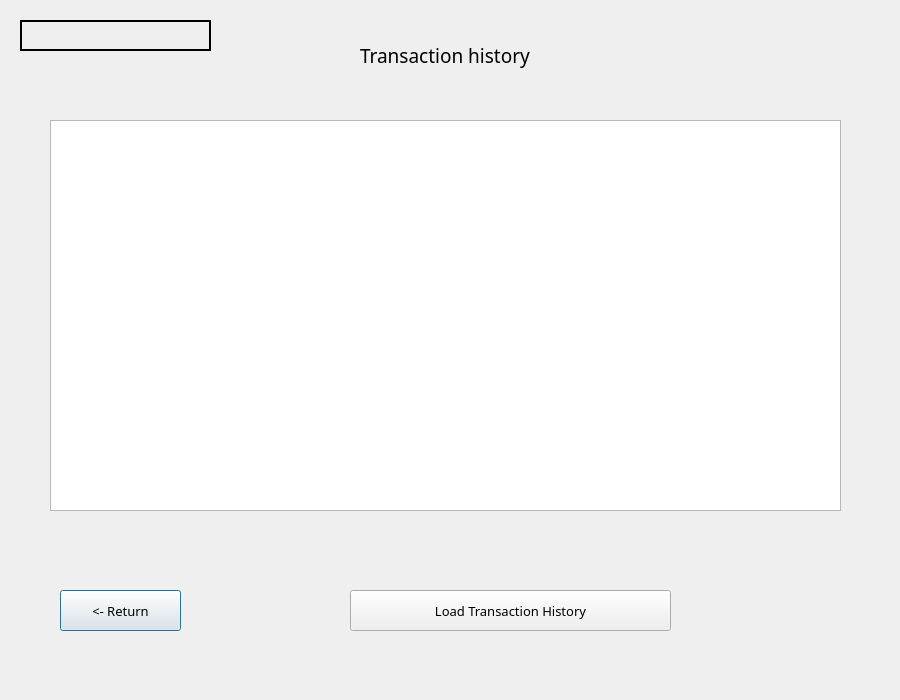
<?xml version="1.0" encoding="UTF-8"?>
<ui version="4.0">
 <class>TransactionHistoryWindow</class>
 <widget class="QDialog" name="TransactionHistoryWindow">
  <property name="geometry">
   <rect>
    <x>0</x>
    <y>0</y>
    <width>900</width>
    <height>700</height>
   </rect>
  </property>
  <property name="minimumSize">
   <size>
    <width>900</width>
    <height>700</height>
   </size>
  </property>
  <property name="maximumSize">
   <size>
    <width>900</width>
    <height>700</height>
   </size>
  </property>
  <property name="baseSize">
   <size>
    <width>900</width>
    <height>700</height>
   </size>
  </property>
  <property name="windowTitle">
   <string>Dialog</string>
  </property>
  <widget class="QLabel" name="user">
   <property name="geometry">
    <rect>
     <x>20</x>
     <y>20</y>
     <width>191</width>
     <height>31</height>
    </rect>
   </property>
   <property name="font">
    <font>
     <family>Arial Rounded MT Bold</family>
     <pointsize>10</pointsize>
    </font>
   </property>
   <property name="frameShape">
    <enum>QFrame::WinPanel</enum>
   </property>
   <property name="text">
    <string/>
   </property>
   <property name="alignment">
    <set>Qt::AlignCenter</set>
   </property>
  </widget>
  <widget class="QLabel" name="label">
   <property name="geometry">
    <rect>
     <x>360</x>
     <y>30</y>
     <width>281</width>
     <height>51</height>
    </rect>
   </property>
   <property name="font">
    <font>
     <family>Arial Rounded MT Bold</family>
     <pointsize>14</pointsize>
     <weight>50</weight>
     <bold>false</bold>
    </font>
   </property>
   <property name="text">
    <string>Transaction history</string>
   </property>
  </widget>
  <widget class="QPushButton" name="pushButton_6">
   <property name="geometry">
    <rect>
     <x>60</x>
     <y>590</y>
     <width>121</width>
     <height>41</height>
    </rect>
   </property>
   <property name="font">
    <font>
     <family>Arial Rounded MT Bold</family>
     <pointsize>10</pointsize>
    </font>
   </property>
   <property name="text">
    <string>&lt;- Return</string>
   </property>
  </widget>
  <widget class="QTableView" name="tableView">
   <property name="geometry">
    <rect>
     <x>50</x>
     <y>120</y>
     <width>791</width>
     <height>391</height>
    </rect>
   </property>
   <property name="font">
    <font>
     <family>Arial Rounded MT Bold</family>
     <pointsize>10</pointsize>
    </font>
   </property>
  </widget>
  <widget class="QPushButton" name="pushButton">
   <property name="geometry">
    <rect>
     <x>350</x>
     <y>590</y>
     <width>321</width>
     <height>41</height>
    </rect>
   </property>
   <property name="font">
    <font>
     <family>Arial Rounded MT Bold</family>
     <pointsize>10</pointsize>
    </font>
   </property>
   <property name="text">
    <string>Load Transaction History</string>
   </property>
  </widget>
 </widget>
 <resources/>
 <connections/>
</ui>
